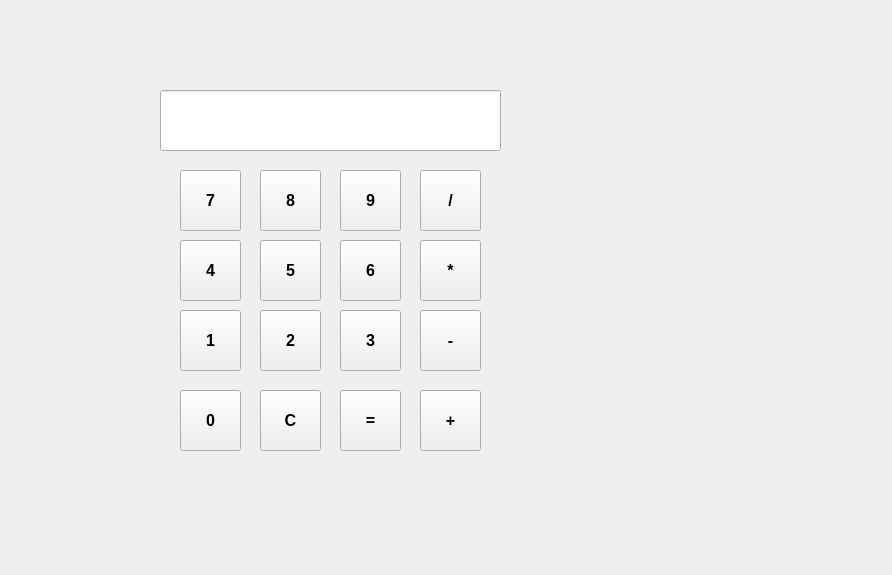
<?xml version="1.0" encoding="UTF-8"?>
<ui version="4.0">
 <class>Form</class>
 <widget class="QWidget" name="Form">
  <property name="geometry">
   <rect>
    <x>0</x>
    <y>0</y>
    <width>892</width>
    <height>575</height>
   </rect>
  </property>
  <property name="windowTitle">
   <string>Kalkulator</string>
  </property>
  <widget class="QLineEdit" name="display">
   <property name="geometry">
    <rect>
     <x>160</x>
     <y>90</y>
     <width>341</width>
     <height>61</height>
    </rect>
   </property>
  </widget>
  <widget class="QPushButton" name="btn7">
   <property name="geometry">
    <rect>
     <x>180</x>
     <y>170</y>
     <width>61</width>
     <height>61</height>
    </rect>
   </property>
   <property name="font">
    <font>
     <pointsize>12</pointsize>
     <weight>75</weight>
     <bold>true</bold>
    </font>
   </property>
   <property name="text">
    <string>7</string>
   </property>
  </widget>
  <widget class="QPushButton" name="btn8">
   <property name="geometry">
    <rect>
     <x>260</x>
     <y>170</y>
     <width>61</width>
     <height>61</height>
    </rect>
   </property>
   <property name="font">
    <font>
     <pointsize>12</pointsize>
     <weight>75</weight>
     <bold>true</bold>
    </font>
   </property>
   <property name="text">
    <string>8</string>
   </property>
  </widget>
  <widget class="QPushButton" name="btn9">
   <property name="geometry">
    <rect>
     <x>340</x>
     <y>170</y>
     <width>61</width>
     <height>61</height>
    </rect>
   </property>
   <property name="font">
    <font>
     <pointsize>12</pointsize>
     <weight>75</weight>
     <bold>true</bold>
    </font>
   </property>
   <property name="text">
    <string>9</string>
   </property>
  </widget>
  <widget class="QPushButton" name="btnBagi">
   <property name="geometry">
    <rect>
     <x>420</x>
     <y>170</y>
     <width>61</width>
     <height>61</height>
    </rect>
   </property>
   <property name="font">
    <font>
     <pointsize>12</pointsize>
     <weight>75</weight>
     <bold>true</bold>
    </font>
   </property>
   <property name="text">
    <string>/</string>
   </property>
  </widget>
  <widget class="QPushButton" name="btn4">
   <property name="geometry">
    <rect>
     <x>180</x>
     <y>240</y>
     <width>61</width>
     <height>61</height>
    </rect>
   </property>
   <property name="font">
    <font>
     <pointsize>12</pointsize>
     <weight>75</weight>
     <bold>true</bold>
    </font>
   </property>
   <property name="text">
    <string>4</string>
   </property>
  </widget>
  <widget class="QPushButton" name="btn6">
   <property name="geometry">
    <rect>
     <x>340</x>
     <y>240</y>
     <width>61</width>
     <height>61</height>
    </rect>
   </property>
   <property name="font">
    <font>
     <pointsize>12</pointsize>
     <weight>75</weight>
     <bold>true</bold>
    </font>
   </property>
   <property name="text">
    <string>6</string>
   </property>
  </widget>
  <widget class="QPushButton" name="btn5">
   <property name="geometry">
    <rect>
     <x>260</x>
     <y>240</y>
     <width>61</width>
     <height>61</height>
    </rect>
   </property>
   <property name="font">
    <font>
     <pointsize>12</pointsize>
     <weight>75</weight>
     <bold>true</bold>
    </font>
   </property>
   <property name="text">
    <string>5</string>
   </property>
  </widget>
  <widget class="QPushButton" name="btnKali">
   <property name="geometry">
    <rect>
     <x>420</x>
     <y>240</y>
     <width>61</width>
     <height>61</height>
    </rect>
   </property>
   <property name="font">
    <font>
     <pointsize>12</pointsize>
     <weight>75</weight>
     <bold>true</bold>
    </font>
   </property>
   <property name="text">
    <string>*</string>
   </property>
  </widget>
  <widget class="QPushButton" name="btn1">
   <property name="geometry">
    <rect>
     <x>180</x>
     <y>310</y>
     <width>61</width>
     <height>61</height>
    </rect>
   </property>
   <property name="font">
    <font>
     <pointsize>12</pointsize>
     <weight>75</weight>
     <bold>true</bold>
    </font>
   </property>
   <property name="text">
    <string>1</string>
   </property>
  </widget>
  <widget class="QPushButton" name="btn3">
   <property name="geometry">
    <rect>
     <x>340</x>
     <y>310</y>
     <width>61</width>
     <height>61</height>
    </rect>
   </property>
   <property name="font">
    <font>
     <pointsize>12</pointsize>
     <weight>75</weight>
     <bold>true</bold>
    </font>
   </property>
   <property name="text">
    <string>3</string>
   </property>
  </widget>
  <widget class="QPushButton" name="btn2">
   <property name="geometry">
    <rect>
     <x>260</x>
     <y>310</y>
     <width>61</width>
     <height>61</height>
    </rect>
   </property>
   <property name="font">
    <font>
     <pointsize>12</pointsize>
     <weight>75</weight>
     <bold>true</bold>
    </font>
   </property>
   <property name="text">
    <string>2</string>
   </property>
  </widget>
  <widget class="QPushButton" name="btnKurang">
   <property name="geometry">
    <rect>
     <x>420</x>
     <y>310</y>
     <width>61</width>
     <height>61</height>
    </rect>
   </property>
   <property name="font">
    <font>
     <pointsize>12</pointsize>
     <weight>75</weight>
     <bold>true</bold>
    </font>
   </property>
   <property name="text">
    <string>-</string>
   </property>
  </widget>
  <widget class="QPushButton" name="btn0">
   <property name="geometry">
    <rect>
     <x>180</x>
     <y>390</y>
     <width>61</width>
     <height>61</height>
    </rect>
   </property>
   <property name="font">
    <font>
     <pointsize>12</pointsize>
     <weight>75</weight>
     <bold>true</bold>
    </font>
   </property>
   <property name="text">
    <string>0</string>
   </property>
  </widget>
  <widget class="QPushButton" name="btnHasil">
   <property name="geometry">
    <rect>
     <x>340</x>
     <y>390</y>
     <width>61</width>
     <height>61</height>
    </rect>
   </property>
   <property name="font">
    <font>
     <pointsize>12</pointsize>
     <weight>75</weight>
     <bold>true</bold>
    </font>
   </property>
   <property name="text">
    <string>=</string>
   </property>
  </widget>
  <widget class="QPushButton" name="btnHapus">
   <property name="geometry">
    <rect>
     <x>260</x>
     <y>390</y>
     <width>61</width>
     <height>61</height>
    </rect>
   </property>
   <property name="font">
    <font>
     <pointsize>12</pointsize>
     <weight>75</weight>
     <bold>true</bold>
    </font>
   </property>
   <property name="text">
    <string>C</string>
   </property>
  </widget>
  <widget class="QPushButton" name="btnTambah">
   <property name="geometry">
    <rect>
     <x>420</x>
     <y>390</y>
     <width>61</width>
     <height>61</height>
    </rect>
   </property>
   <property name="font">
    <font>
     <pointsize>12</pointsize>
     <weight>75</weight>
     <bold>true</bold>
    </font>
   </property>
   <property name="text">
    <string>+</string>
   </property>
  </widget>
 </widget>
 <resources/>
 <connections/>
</ui>
